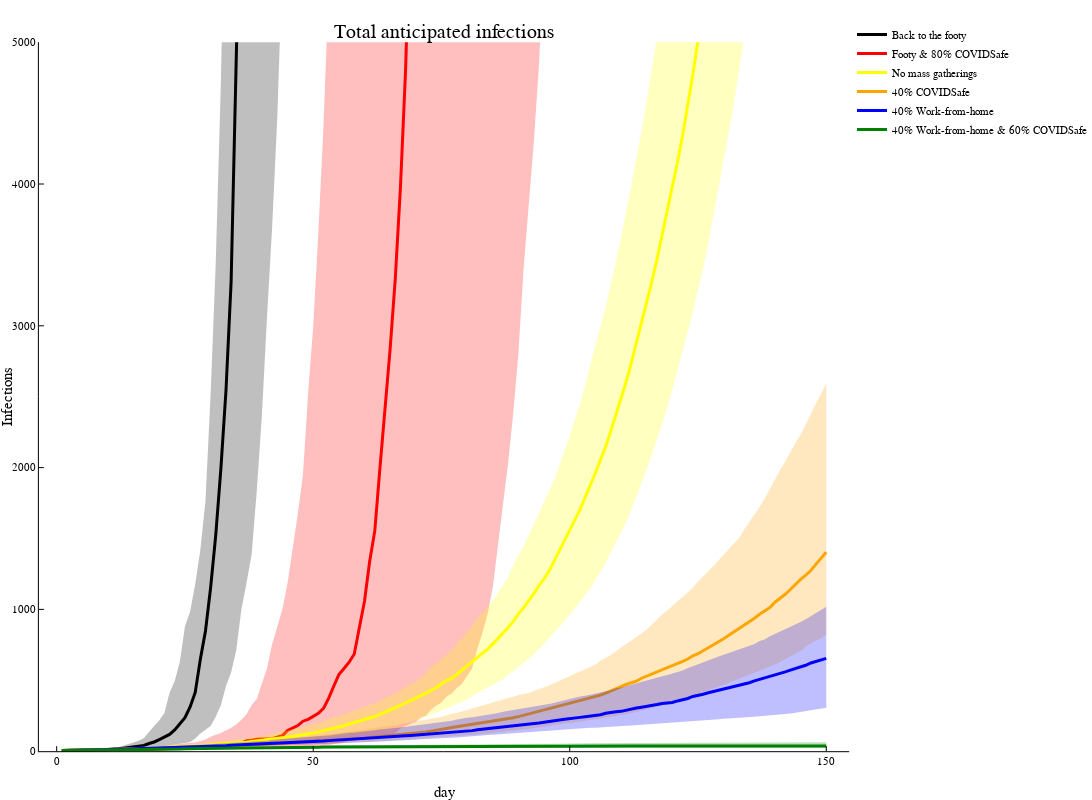

Write notebook code for a chart like this one.
### Code cell
plot([],title="Total anticipated infections",xlabel="day",ylabel="Infections",ylimit=(0,5000),label=false,size=(1200,800))
EpiSim.plotquantiles(pop .- St0,:black,"Back to the footy",0.25)
EpiSim.plotquantiles(pop .- St1,:red,"Footy & 80% COVIDSafe",0.25)
EpiSim.plotquantiles(pop .- St2,:yellow,"No mass gatherings",0.25)
EpiSim.plotquantiles(pop .- St3,:orange,"40% COVIDSafe",0.25)
EpiSim.plotquantiles(pop .- St4,:blue,"40% Work-from-home",0.25)
EpiSim.plotquantiles(pop .- St5,:green,"40% Work-from-home & 60% COVIDSafe",0.25)

### Figure 1 — Plotly figure (JSON) as saved in the notebook; plotly's stock layout.template omitted (floating-point values rounded to 4 significant figures; data arrays with more than 128 entries replaced by an {"elided": "..."} marker saying what was removed)
{"data": [{"colorbar": {"title": ""}, "fill": "tozeroy", "fillcolor": "rgba(0, 0, 0, 0.250)", "legendgroup": "Back to the footy", "line": {"color": "rgba(0, 0, 0, 1.000)", "dash": "solid", "shape": "linear", "width": 0}, "mode": "lines", "name": "Back to the footy", "showlegend": false, "type": "scatter", "x": {"elided": "300 int values"}, "xaxis": "x1", "y": {"elided": "300 float values"}, "yaxis": "y1", "zmax": null, "zmin": null}, {"colorbar": {"title": ""}, "legendgroup": "Back to the footy", "line": {"color": "rgba(0, 0, 0, 1.000)", "dash": "solid", "shape": "linear", "width": 3}, "mode": "lines", "name": "Back to the footy", "showlegend": true, "type": "scatter", "x": {"elided": "150 int values"}, "xaxis": "x1", "y": {"elided": "150 float values"}, "yaxis": "y1", "zmax": null, "zmin": null}, {"colorbar": {"title": ""}, "fill": "tozeroy", "fillcolor": "rgba(255, 0, 0, 0.250)", "legendgroup": "Footy & 80% COVIDSafe", "line": {"color": "rgba(255, 0, 0, 1.000)", "dash": "solid", "shape": "linear", "width": 0}, "mode": "lines", "name": "Footy & 80% COVIDSafe", "showlegend": false, "type": "scatter", "x": {"elided": "300 int values"}, "xaxis": "x1", "y": {"elided": "300 float values"}, "yaxis": "y1", "zmax": null, "zmin": null}, {"colorbar": {"title": ""}, "legendgroup": "Footy & 80% COVIDSafe", "line": {"color": "rgba(255, 0, 0, 1.000)", "dash": "solid", "shape": "linear", "width": 3}, "mode": "lines", "name": "Footy & 80% COVIDSafe", "showlegend": true, "type": "scatter", "x": {"elided": "150 int values"}, "xaxis": "x1", "y": {"elided": "150 float values"}, "yaxis": "y1", "zmax": null, "zmin": null}, {"colorbar": {"title": ""}, "fill": "tozeroy", "fillcolor": "rgba(255, 255, 0, 0.250)", "legendgroup": "No mass gatherings", "line": {"color": "rgba(255, 255, 0, 1.000)", "dash": "solid", "shape": "linear", "width": 0}, "mode": "lines", "name": "No mass gatherings", "showlegend": false, "type": "scatter", "x": {"elided": "300 int values"}, "xaxis": "x1", "y": {"elided": "300 float values"}, "yaxis": "y1", "zmax": null, "zmin": null}, {"colorbar": {"title": ""}, "legendgroup": "No mass gatherings", "line": {"color": "rgba(255, 255, 0, 1.000)", "dash": "solid", "shape": "linear", "width": 3}, "mode": "lines", "name": "No mass gatherings", "showlegend": true, "type": "scatter", "x": {"elided": "150 int values"}, "xaxis": "x1", "y": {"elided": "150 float values"}, "yaxis": "y1", "zmax": null, "zmin": null}, {"colorbar": {"title": ""}, "fill": "tozeroy", "fillcolor": "rgba(255, 165, 0, 0.250)", "legendgroup": "40% COVIDSafe", "line": {"color": "rgba(255, 165, 0, 1.000)", "dash": "solid", "shape": "linear", "width": 0}, "mode": "lines", "name": "40% COVIDSafe", "showlegend": false, "type": "scatter", "x": {"elided": "300 int values"}, "xaxis": "x1", "y": {"elided": "300 float values"}, "yaxis": "y1", "zmax": null, "zmin": null}, {"colorbar": {"title": ""}, "legendgroup": "40% COVIDSafe", "line": {"color": "rgba(255, 165, 0, 1.000)", "dash": "solid", "shape": "linear", "width": 3}, "mode": "lines", "name": "40% COVIDSafe", "showlegend": true, "type": "scatter", "x": {"elided": "150 int values"}, "xaxis": "x1", "y": {"elided": "150 float values"}, "yaxis": "y1", "zmax": null, "zmin": null}, {"colorbar": {"title": ""}, "fill": "tozeroy", "fillcolor": "rgba(0, 0, 255, 0.250)", "legendgroup": "40% Work-from-home", "line": {"color": "rgba(0, 0, 255, 1.000)", "dash": "solid", "shape": "linear", "width": 0}, "mode": "lines", "name": "40% Work-from-home", "showlegend": false, "type": "scatter", "x": {"elided": "300 int values"}, "xaxis": "x1", "y": {"elided": "300 float values"}, "yaxis": "y1", "zmax": null, "zmin": null}, {"colorbar": {"title": ""}, "legendgroup": "40% Work-from-home", "line": {"color": "rgba(0, 0, 255, 1.000)", "dash": "solid", "shape": "linear", "width": 3}, "mode": "lines", "name": "40% Work-from-home", "showlegend": true, "type": "scatter", "x": {"elided": "150 int values"}, "xaxis": "x1", "y": {"elided": "150 float values"}, "yaxis": "y1", "zmax": null, "zmin": null}, {"colorbar": {"title": ""}, "fill": "tozeroy", "fillcolor": "rgba(0, 128, 0, 0.250)", "legendgroup": "40% Work-from-home & 60% COVIDSafe", "line": {"color": "rgba(0, 128, 0, 1.000)", "dash": "solid", "shape": "linear", "width": 0}, "mode": "lines", "name": "40% Work-from-home & 60% COVIDSafe", "showlegend": false, "type": "scatter", "x": {"elided": "300 int values"}, "xaxis": "x1", "y": {"elided": "300 float values"}, "yaxis": "y1", "zmax": null, "zmin": null}, {"colorbar": {"title": ""}, "legendgroup": "40% Work-from-home & 60% COVIDSafe", "line": {"color": "rgba(0, 128, 0, 1.000)", "dash": "solid", "shape": "linear", "width": 3}, "mode": "lines", "name": "40% Work-from-home & 60% COVIDSafe", "showlegend": true, "type": "scatter", "x": {"elided": "150 int values"}, "xaxis": "x1", "y": {"elided": "150 float values"}, "yaxis": "y1", "zmax": null, "zmin": null}], "layout": {"annotations": [{"font": {"color": "rgba(0, 0, 0, 1.000)", "family": "sans-serif", "size": 20}, "rotation": 0, "showarrow": false, "text": "Total anticipated infections", "x": 0.5212, "xanchor": "center", "xref": "paper", "y": 1, "yanchor": "top", "yref": "paper"}], "height": 800, "legend": {"bgcolor": "rgba(255, 255, 255, 1.000)", "bordercolor": "rgba(0, 0, 0, 1.000)", "font": {"color": "rgba(0, 0, 0, 1.000)", "family": "sans-serif", "size": 11}, "tracegroupgap": 0, "x": 1, "y": 1}, "margin": {"b": 20, "l": 0, "r": 0, "t": 20}, "paper_bgcolor": "rgba(255, 255, 255, 1.000)", "plot_bgcolor": "rgba(255, 255, 255, 1.000)", "showlegend": true, "width": 1200, "xaxis": {"anchor": "y1", "domain": [0.04564, 0.9967], "gridcolor": "rgba(0, 0, 0, 0.100)", "gridwidth": 0.5, "linecolor": "rgba(0, 0, 0, 1.000)", "mirror": false, "range": [-3.47, 154.5], "showgrid": false, "showline": true, "showticklabels": true, "tickangle": 0, "tickcolor": "rgb(0, 0, 0)", "tickfont": {"color": "rgba(0, 0, 0, 1.000)", "family": "sans-serif", "size": 11}, "tickmode": "array", "ticks": "inside", "ticktext": ["0", "50", "100", "150"], "tickvals": [0, 50, 100, 150], "title": "day", "titlefont": {"color": "rgba(0, 0, 0, 1.000)", "family": "sans-serif", "size": 15}, "type": "-", "visible": true, "zeroline": false, "zerolinecolor": "rgba(0, 0, 0, 1.000)"}, "yaxis": {"anchor": "x1", "domain": [0.03791, 0.9708], "gridcolor": "rgba(0, 0, 0, 0.100)", "gridwidth": 0.5, "linecolor": "rgba(0, 0, 0, 1.000)", "mirror": false, "range": [0, 5000], "showgrid": false, "showline": true, "showticklabels": true, "tickangle": 0, "tickcolor": "rgb(0, 0, 0)", "tickfont": {"color": "rgba(0, 0, 0, 1.000)", "family": "sans-serif", "size": 11}, "tickmode": "array", "ticks": "inside", "ticktext": ["0", "1000", "2000", "3000", "4000", "5000"], "tickvals": [0, 1000, 2000, 3000, 4000, 5000], "title": "Infections", "titlefont": {"color": "rgba(0, 0, 0, 1.000)", "family": "sans-serif", "size": 15}, "type": "-", "visible": true, "zeroline": false, "zerolinecolor": "rgba(0, 0, 0, 1.000)"}}}
